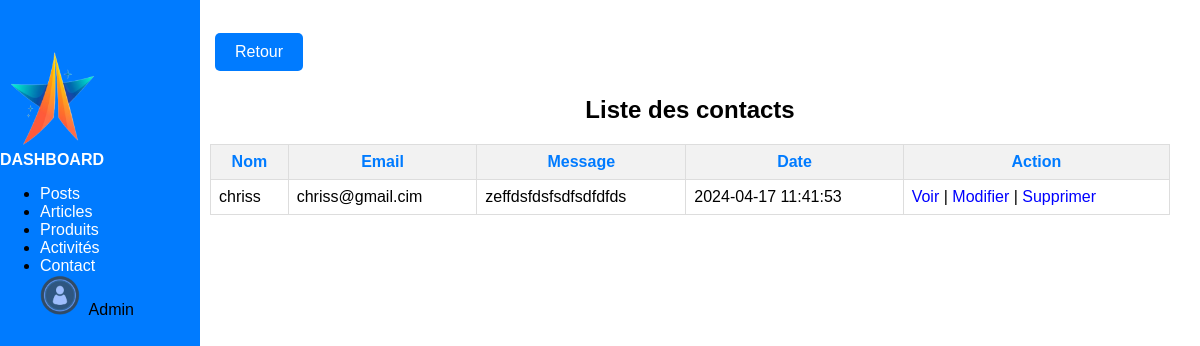
Page /admin/contacts/afficher_contacts.php on the committed database.
### tables this page shows
CREATE TABLE `contact_requests` (
  `id` int(11) NOT NULL,
  `name` varchar(255) NOT NULL,
  `email` varchar(255) NOT NULL,
  `message` text NOT NULL,
  `created_at` timestamp NOT NULL DEFAULT current_timestamp()
);

### admin/contacts/afficher_contacts.php (the view, shortened to what this page needs)
<!DOCTYPE html>
<html lang="fr">
<head>
    <link rel="stylesheet" href="assets/css/style_dashboard.css">
</head>
<body>
<header>
    <div class="sidebar">
        <div class="image-container">
            <img src="../../assets/images/logo.png" alt="">
        </div>
        <a class="navbar-brand" href="#">DASHBOARD</a>
        <ul class="nav flex-column">
            <li class="nav-item">
                <a class="nav-link " href="#">Posts</a>
            </li>
            <li class="nav-item">
                <a class="nav-link" href="#">Articles</a>
            </li><li class="nav-item">
                <a class="nav-link" href="#">Produits</a>
            </li>
            <li class="nav-item">
                <a class="nav-link" href="../activites/liste_activites.php">Activités</a>
            </li>
            <li class="nav-item">
                <a class="nav-link" href="../admin/afficher_contacts.php">Contact</a>
            </li>
            <div class="user-dropdown">
                <img src="../../assets/images/icon_user.png" alt="User Icon">
                <span class="user-name">Admin</span>
                </div>
        </ul>
    </div>
    <div class="site-button">
        <a href="../index.php" class="btn btn-primary">Revenir au site</a>
    </div>
</header>
    <div class="container">
     <a href="../dashboard.php" class="return-button">Retour</a><br>
        <?php
        require_once '../../db_connect.php';
        try {
            $conn = new PDO("mysql:host=$host;dbname=$dbname", $username, $password);
            $conn->setAttribute(PDO::ATTR_ERRMODE, PDO::ERRMODE_EXCEPTION);
            $sql = "SELECT id, name, email, message, created_at FROM contact_requests";
            $result = $conn->query($sql);
            if ($result && $result->rowCount() > 0) {
                echo "<h2>Liste des contacts</h2>";
                echo "<table>";
                echo "<tr><th>Nom</th><th>Email</th><th>Message</th><th>Date</th><th>Action</th></tr>";
                while($row = $result->fetch(PDO::FETCH_ASSOC)) {
                    echo "<tr>";
                    echo "<td>" . $row['name'] . "</td>";
                    echo "<td>" . $row['email'] . "</td>";
                    echo "<td>" . $row['message'] . "</td>";
                    echo "<td>" . $row['created_at'] . "</td>";
                    echo "<td>";
                    echo "<a href=\"view_contact.php?id=" . $row['id'] . "\">Voir</a> | ";
                    echo "<a href=\"modifier_contact.php?id=" . $row['id'] . "\">Modifier</a> | ";
                    echo "<a href=\"liste_contacts.php?delete=" . $row['id'] . "\" onclick=\"return confirm('Êtes-vous sûr de vouloir supprimer ce contact ?');\">Supprimer</a>";
                    echo "</td>";
                    echo "</tr>";
                }
                echo "</table>";
            } else {
                echo "Aucun contact trouvé.";
            }
        } catch (PDOException $e) {
            echo "Erreur lors de la récupération des contacts : " . $e->getMessage();
        }
        ?>
    </div>
</body>
</html>

### admin/assets/css/style_dashboard.css (style rules this page uses)
table { border-collapse: collapse; width: 100%; margin-bottom: 20px; }
th, td { padding: 8px; text-align: left; border-bottom: 1px solid #ddd; }
th { background-color: #eea97a; color: white; }

### admin/contacts/afficher_contacts.php (style rules this page uses)
body { font-family: Arial, sans-serif; margin: 0; padding: 0; }
.container { width: 80%; margin-left: 200px; padding: 10px; }
h2 { text-align: center; }
table { width: 100%; border-collapse: collapse; margin-top: 20px; }
table th, table td { border: 1px solid #ddd; padding: 8px; }
table th { background-color: #f2f2f2; text-align: center; color: #007bff; }
a { text-decoration: none; color: blue; }
.image-container { width: 100px; }
.image-container img { width: 100%; }
.navbar-brand { font-weight: bold; color: #fff; }
.sidebar { position: fixed; top: 0; left: 0; width: 200px; height: 100%; background-color: #007bff; padding-top: 50px; }
.nav-link { color: #fff; text-decoration: none; }
.user-dropdown img { width: 40px; height: 40px; border-radius: 50%; margin-right: 5px; }
.return-button { display: inline-block; padding: 10px 20px; margin: 5px; background-color: #007bff; color: #fff; text-decoration: none; border-radius: 5px; transition: background-color 0.3s ease; }

### rows in the picture
contact_requests: name "chriss", email "chriss@gmail.cim", message "zeffdsfdsfsdfsdfdfds", created_at "2024-04-17 11:41:53"
